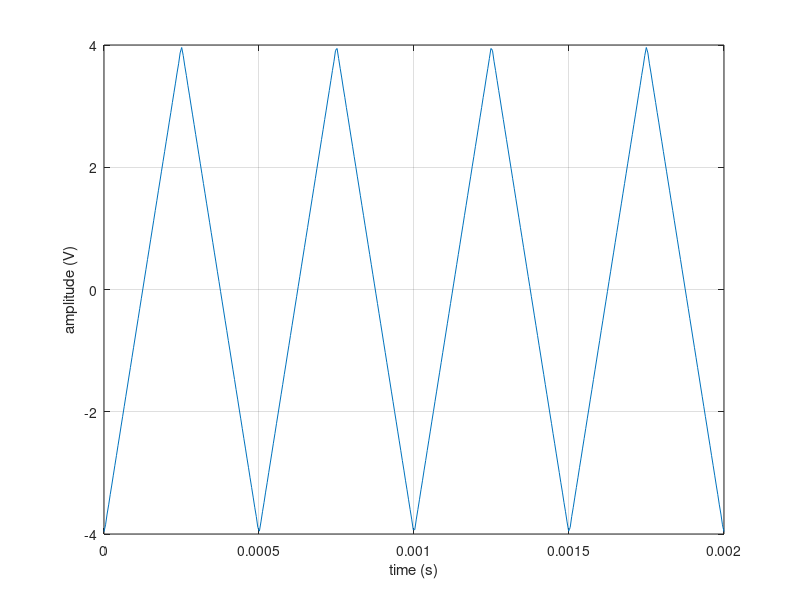
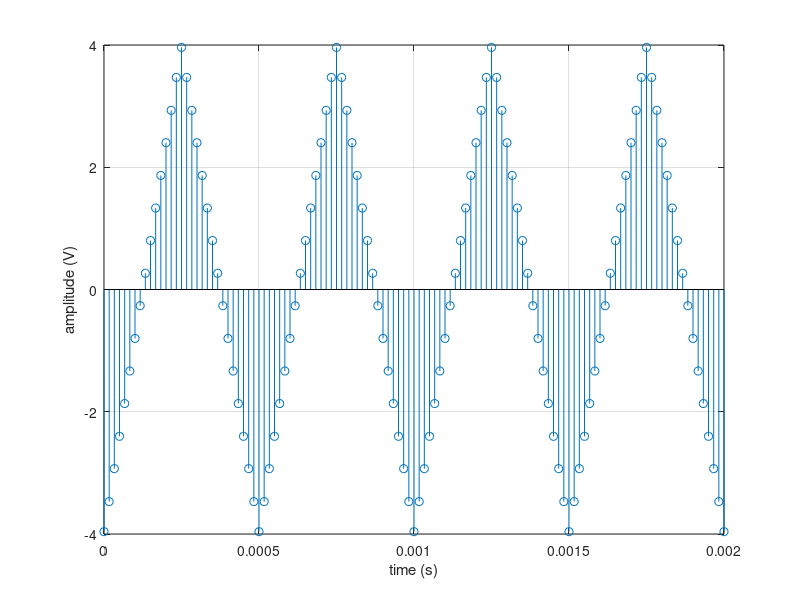
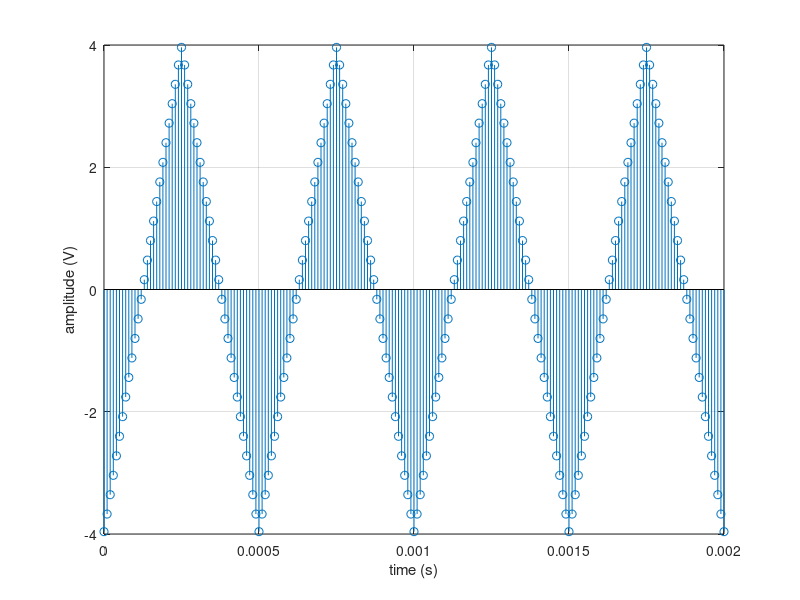
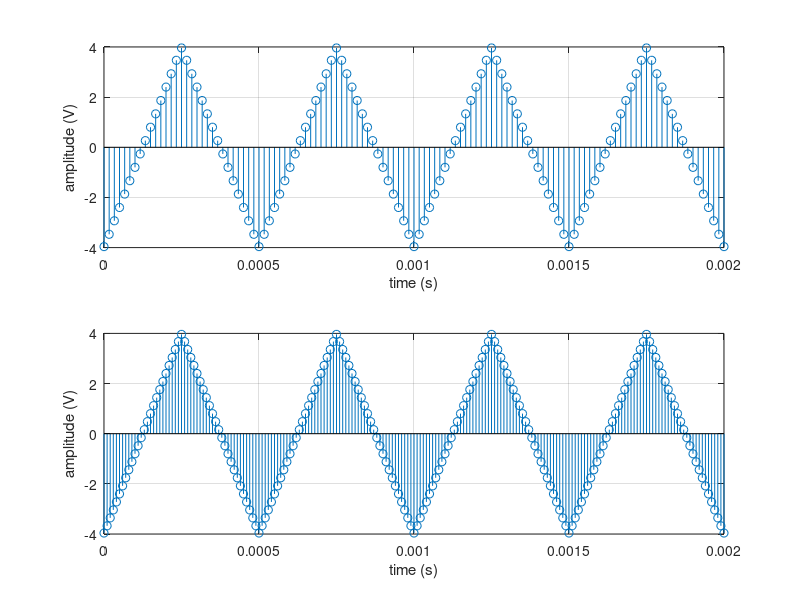

MATLAB code to generate these figures, in order:
%Introduction To Telecomunications 2021 - 2022
%---------------------------------------------
%Exercise 1

A = 4;
fm = 2000;
T = 1 / fm;

n = [0: 1: 20];
k = 2 .* n + 1;
omega = [2 .* k * pi / T];

t = linspace(0, 4 * T, 4 * 100);

y = 0;
for i = 1:21
    y = y - 8 * A * cos(omega(i) .* t) / (k(i) * pi) ^ 2;
end
figure
plot(t, y)
hold on
grid on
ylabel('amplitude (V)')
xlabel('time (s)')


%a' (i)
fs1 = 30 * fm;
Ts1 = 1 / fs1;
t1 = [0: Ts1: 4 * T];

ys1 = 0;
for i = 1:21
    ys1 = ys1 - 8 * A * cos(omega(i) .* t1) / (k(i) * pi) ^ 2;
end
figure
stem(t1, ys1)
hold on
grid on
ylabel('amplitude (V)')
xlabel('time (s)')


%a' (ii)
fs2 = 50 * fm;
Ts2 = 1 / fs2;
t2 = [0: Ts2: 4 * T];

ys2 = 0;
for i = 1:21
    ys2 = ys2 - 8 * A * cos(omega(i) .* t2) / (k(i) * pi) ^ 2;
end
figure
stem(t2, ys2)
hold on
grid on
ylabel('amplitude (V)')
xlabel('time (s)')


%a' (iii)
figure

subplot(2, 1, 1)
stem(t1, ys1)
hold on
grid on
ylabel('amplitude (V)')
xlabel('time (s)')

subplot(2, 1, 2)
stem(t2, ys2)
hold on
grid on
ylabel('amplitude (V)')
xlabel('time (s)')

%b' 
fs = 4 * fm;
Ts = 1 / fs;
ts = [0: Ts: 4 * T];
ys = 0;
for i = 1:21
    ys = ys - 8 * A * cos(omega(i) .* ts) / (k(i) * pi) ^ 2;
end
figure
stem(ts, ys)
hold on
grid on
ylabel('amplitude (V)')
xlabel('time (s)')


%c' (i)
A = 1;
z = A * sin(2 * pi * fm .* t);
figure
plot(t, z)
hold on
grid on
ylabel('amplitude (V)')
xlabel('time (s)')


%c' (i) a' (i)
z1 = A * sin(2 * pi * fm .* t1);
figure
stem(t1, z1)
hold on
grid on
ylabel('amplitude (V)')
xlabel('time (s)')


%c' (i) a' (ii)
z2 = A * sin(2 * pi * fm .* t2);
figure
stem(t2, z2)
hold on
grid on
ylabel('amplitude (V)')
xlabel('time (s)')


%c' (i) a' (iii)
figure

subplot(2, 1, 1)
stem(t1, z1)
hold on
grid on
ylabel('amplitude (V)')
xlabel('time (s)')

subplot(2, 1, 2)
stem(t2, z2)
hold on
grid on
ylabel('amplitude (V)')
xlabel('time (s)')


%c' (i) b'
zs = A * sin(2 * pi * fm .* ts);

figure
stem(ts, zs)
hold on
grid on
ylabel('amplitude (V)')
xlabel('time (s)')


%c' (ii)
A = 1;
fm = 2000;
lamda = 1000;
Tz = 1 / fm;
Tq = 1 / (fm + lamda);

%sin(a + b) = sina x cosb + sinb x cosa 
%sina + sin(a + b) = sina x (1 + cosb) + cosa x sinb
%1 + cosb = 2 x cos^2(b/2)
%sinb = 2 x sin(b/2) x cos(b/2)
%sina x (1 + cosb) + cosa x sinb = 2 x cos(b/2) x (sina x cos(b/2) + cosa x sin(b/2))
%2 x cos(b/2) x (sina x cos(b/2) + cosa x sin(b/2)) = 2 x cos(b/2) x sin(a + b/2)

Tf = 1 / (2 * fm + lamda);
Td = 1 / lamda;
t = linspace(0, 2 * Td, 100);
z = A * sin(2 * pi * fm .* t);
q = z + A * sin(2 * pi * (fm + lamda) .* t); 

%sinc + sind = 2 x sin(c/2) x cos(c/2) + 2 x sin(d/2) x cos(d/2)
%sina + sinb = cos((a+b)/2)sin((a-b)/2)

figure
plot(t, q);
hold on
grid on
xlabel('time (s)')
ylabel('amplitude (V)')